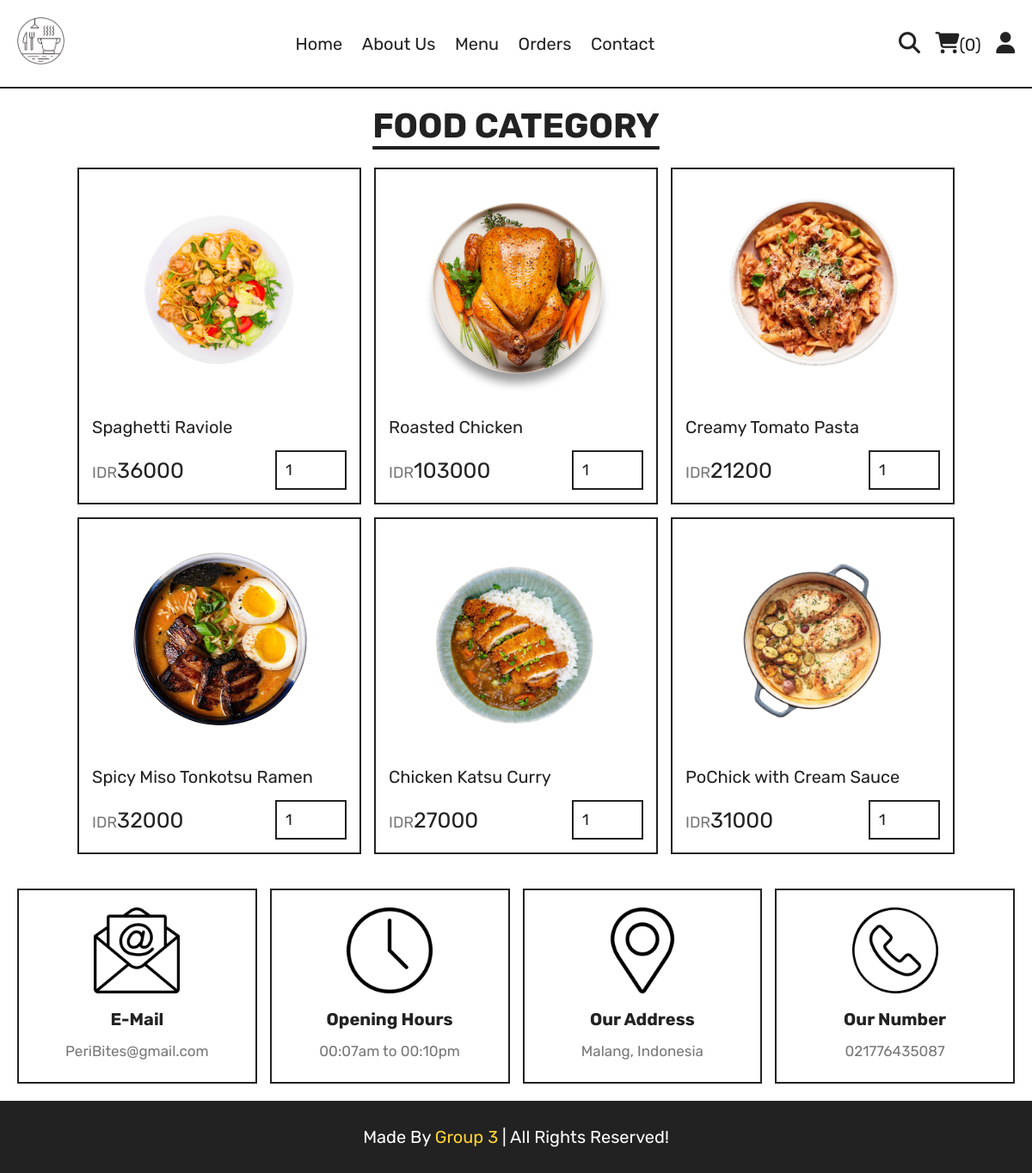
The page /index.php?include=category&category=main dish on the database its author committed.
### tables this page shows
CREATE TABLE `products` (
  `id` int(100) NOT NULL,
  `name` varchar(100) NOT NULL,
  `category` varchar(100) NOT NULL,
  `price` int(10) NOT NULL,
  `image` varchar(100) NOT NULL
);

### include/category.php (the view, shortened to what this page needs)
<?php
include 'components/connect.php';
?>
<!DOCTYPE html>
<html lang="en">
<head>
   <link rel="stylesheet" href="https://cdnjs.cloudflare.com/ajax/libs/font-awesome/6.1.1/css/all.min.css">
   <link rel="stylesheet" href="css/style.css">
</head>
<body>
<?php include 'components/user_header.php'; ?>
<section class="products">
   <h1 class="title">Food Category</h1>
   <div class="box-container">
      <?php
         $category = $_GET['category'];
         $select_products = $conn->prepare("SELECT * FROM `products` WHERE category = ?");
         $select_products->execute([$category]);
         if($select_products->rowCount() > 0){
            while($fetch_products = $select_products->fetch(PDO::FETCH_ASSOC)){
      ?>
      <form action="" method="post" class="box">
         <img src="uploaded_img/<?= $fetch_products['image']; ?>" alt="">
         <div class="name"><?= $fetch_products['name']; ?></div>
         <div class="flex">
            <div class="price"><span>IDR</span><?= $fetch_products['price']; ?></div>
            <input type="number" name="qty" class="qty" min="1" max="99" value="1" maxlength="2">
         </div>
      </form>
      <?php
            }
         }else{
            echo '<p class="empty">no products added yet!</p>';
         }
      ?>
   </div>
</section>
<?php include 'components/footer.php'; ?>
</body>
</html>

### css/style.css (style rules this page uses)
:root { --yellow:#fed330; --red:#e74c3c; --white:#fff; --black:#222; --light-color:#777; --border:.2rem solid var(--black); }
* { font-family: 'Rubik', sans-serif; margin:0; padding:0; box-sizing: border-box; outline: none; border: none; text-decoration: none; }
html { font-size: 62.5%; overflow-x: hidden; scroll-behavior: smooth; stop-opacity: 7rem; }
section { margin:0 auto; max-width: 1200px; padding:2rem; }
.title { text-align: center; margin-bottom: 2.5rem; font-size: 4rem; color:var(--black); text-transform: uppercase; text-decoration: underline; text-underline-offset: 1rem; }
.products .box-container { display: grid; grid-template-columns: repeat(auto-fit, 33rem); justify-content: center; align-items: flex-start; gap:1.5rem; }
.products .box-container .box { border:var(--border); padding:1.5rem; position: relative; overflow: hidden; }
.products .box-container .box img { height: 25rem; width: 100%; object-fit: contain; margin-bottom: 1rem; }
.products .box-container .box .name { font-size: 2rem; color:var(--black); margin:1rem 0; }
.products .box-container .box .flex { display: flex; align-items: center; gap:1rem; margin-top: 1.5rem; }
.products .box-container .box .flex .price { margin-right: auto; font-size: 2.5rem; color:var(--black); }
.products .box-container .box .flex .price span { color:var(--light-color); font-size: 1.8rem; }
.products .box-container .box .flex .qty { padding:1rem; border:var(--border); font-size: 1.8rem; color:var(--black); }

### rows shown on the page
products: image (picture), name "Spaghetti Raviole", price "36000"
products: image (picture), name "Roasted Chicken", price "103000"
products: image (picture), name "Creamy Tomato Pasta", price "21200"
products: image (picture), name "Spicy Miso Tonkotsu Ramen", price "32000"
products: image (picture), name "Chicken Katsu Curry", price "27000"
products: image (picture), name "PoChick with Cream Sauce", price "31000"

### other values the page prints
$total_cart_items "0"
